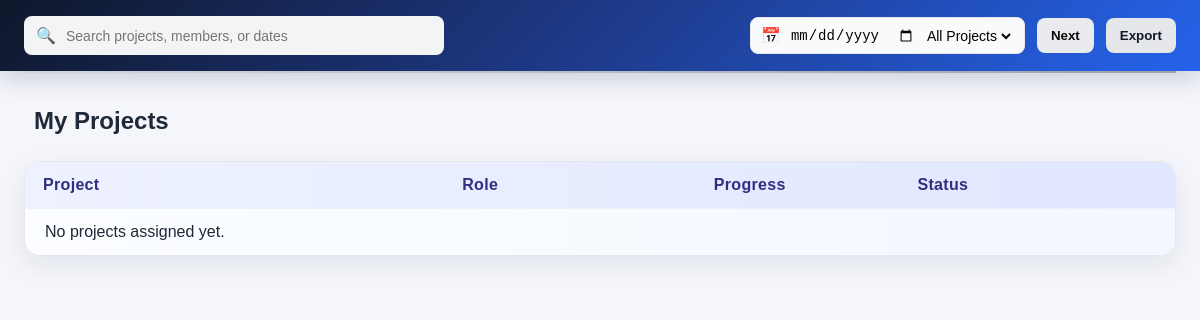
Before: /projects/Myprojects/ (signed in) with the older database file.
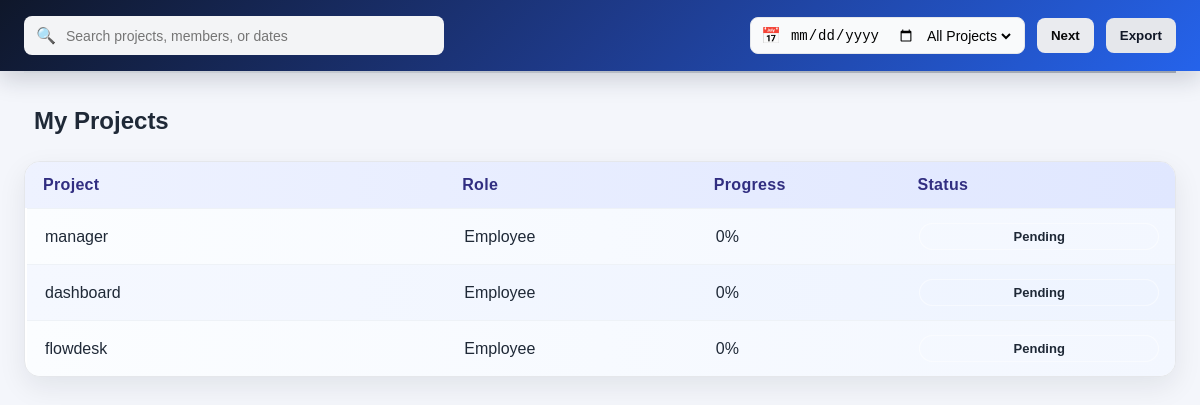
After: the same page with the newer database file.
### projects/models.py (models this page shows, shortened)
class Project(models.Model):
    STATUS_CHOICES = (
        ('pending', 'Pending'),
        ('in_progress', 'In Progress'),
        ('completed', 'Completed'),
    )
    PROJECT_TYPE = (
        ('Project', 'Project'),
        ('Task', 'Task'),
    )
    project_type = models.CharField(
        max_length=20,
        choices=PROJECT_TYPE,
        default='Project'
    )
    project_name = models.CharField(max_length=200)
    description = models.TextField(
        blank=True,
        null=True
    )
    employee = models.ForeignKey(
        User,
        on_delete=models.CASCADE,
        related_name="projects",
        null=True,
        blank=True,
    )
    role = models.CharField(
        max_length=100,
        null=True,
        blank=True,
    )
    progress = models.IntegerField(default=0)
    status = models.CharField(
        max_length=20,
        choices=STATUS_CHOICES,
        default='pending'
    )
    start_date = models.DateField()
    end_date = models.DateField(
        blank=True,
        null=True
    )
    created_at = models.DateTimeField(
        default=timezone.now
    )

### projects/views.py (the view)
@login_required
def Myprojects(request):
    projects = Project.objects.filter(
        employee=request.user,
        project_type="Project"
    ).order_by(
        "-created_at"
    )
    return render(
        request,
        "projects/Myprojects.html",
        {
            "projects": projects,
            "total_projects": projects.count(),
        }
    )

### projects/templates/projects/Myprojects.html (shortened to what this page needs)
{% load static %}
<!DOCTYPE html>
<html lang="en">
<head>
    <link rel="stylesheet" href="{% static 'projects/css/style.css' %}">
</head>
<body>
<nav class="navbar">
    <div class="search-box">
        <span>🔍</span>
        <input
            type="text"
            placeholder="Search projects, members, or dates">
    </div>
    <div class="nav-actions">
        <div class="date-filter">
            <label>📅</label>
            <input type="date">
            <select>
                <option value="all">All Projects</option>
            </select>
        </div>
        <button class="nav-btn next-btn">Next</button>
        <button class="nav-btn export-btn">Export</button>
    </div>
</nav>
<div class="divider"></div>
<section class="work-stage">
    <h2>My Projects</h2>
    <div class="projects-table">
        <div class="table-header">
            <span>Project</span>
            <span>Role</span>
            <span>Progress</span>
            <span>Status</span>
        </div>
        {% for project in projects %}
        <div class="table-row">
            <span>{{ project.project_name }}</span>
            <span>{{ project.role }}</span>
            <span>
                {{ project.progress|default:0 }}%
            </span>
            <span
                class="status
                ">
                {{ project.get_status_display }}
            </span>
        </div>
        {% empty %}
        <div class="table-row empty-row">
            <span>No projects assigned yet.</span>
        </div>
        {% endfor %}
    </div>
</section>
</body>
</html>

Changed rows visible on the page:
added Project: project_name "manager", role "Employee", progress "0", status "Pending"
added Project: project_name "dashboard", role "Employee", progress "0", status "Pending"
added Project: project_name "flowdesk", role "Employee", progress "0", status "Pending"
Other visible differences:
text no longer shown: "No projects assigned yet."
